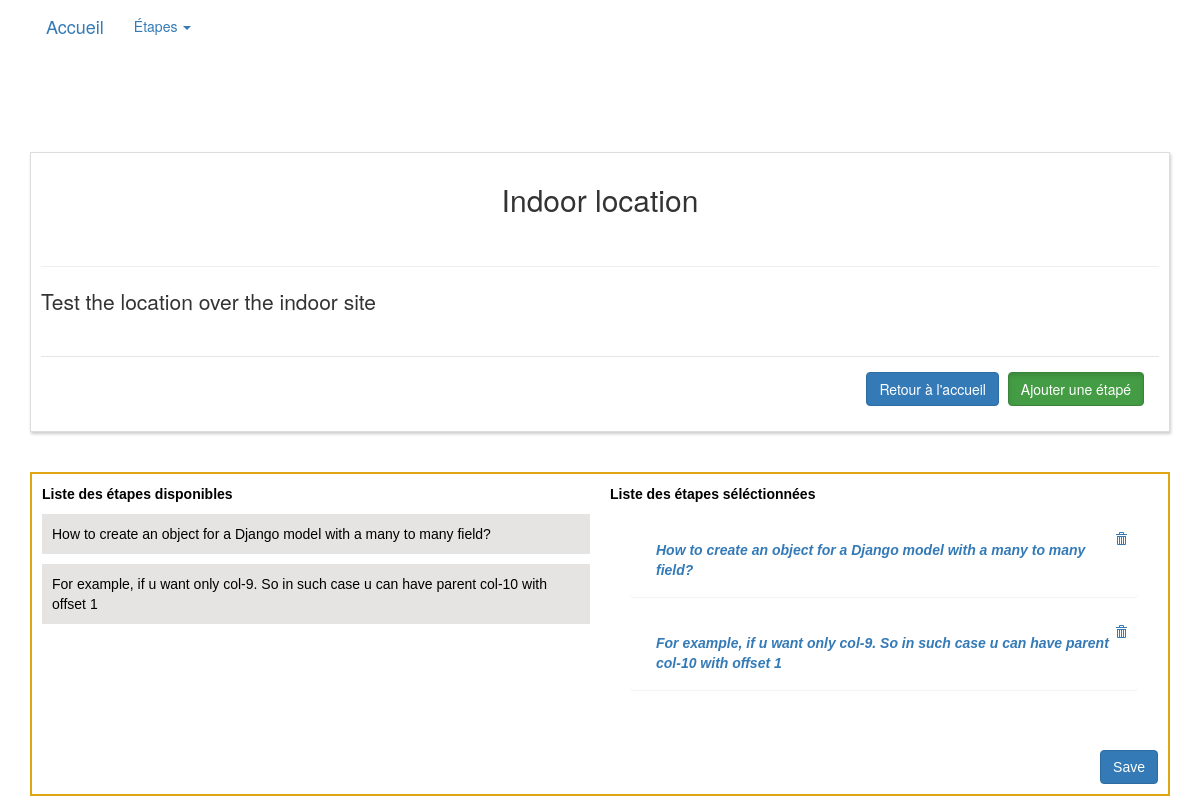
/test/2/, run on the app's committed database.
### noregtests/models.py (models this page shows, shortened)
class NonRegTest(models.Model):
	title = models.CharField(max_length=350)
	description = models.CharField(max_length=350)
	complete = models.BooleanField(default=False)
	steps = models.ManyToManyField(TestStep, related_name="noregtests")

class TestStep(models.Model):
	task = models.ForeignKey(Task, related_name='steps', on_delete=models.CASCADE)
	order = models.IntegerField(default=1)

class Task(models.Model):
	description = models.CharField(max_length=512)

### noregtests/views/tests.py (the view)
# urls.py: path('test/<int:test_id>/', tests.detail, name="test"),
def detail(request, test_id):
	record = NonRegTest
	try:
		test = NonRegTest.objects.get(id = test_id)
		steps = test.steps.all()
		return render(request, 'tests/detail.html', {'test': test, 'steps': steps})
	except Exception as e:
		print(f"Test doesn't exists {e.args}")
	return redirect(request.META['HTTP_REFERER'])

### templates/tests/detail.html (shortened to what this page needs)
{% extends "base.html" %}
{% load static %}
{% block content %}
<div class="mycard">
	<h2 class="text-center">{{ test.title }}</h2>
	<br/><hr/>
	<p class="lead">{{ test.description }}</p>
	<br/>
	<div class="modal-footer text-center">
		<a class="btn back btn-primary text-left" href="/" role="button">Retour à l'accueil</a>
		<button type="button" class="btn btn-success active text-right" data-toggle="modal" data-target="#add-teststep-modal">
           Ajouter une étapé
      	</button>
	</div>
</div>
  <br/>
  <br/>
<div class="example-parent">
	<div class="example-origin">
		Liste des étapes disponibles
		{% for step in steps %}
		<div id="draggable-{{ task.id }}" class="example-draggable drag" draggable="true">{{ step.task.description }}</div>
		{% endfor %}
	</div>
	<div class="example-dropzone">
		Liste des étapes séléctionnées
		<div id="dropzone">
			{% for step in test.steps.all %}
			<div class="panel drop-item">
			  <div class="panel-heading">
			      <a href="#" class="btn btn-xs btn-raised pull-right btn-xs remove">
			          <i class="glyphicon glyphicon-trash" aria-hidden="true"> </i>
			      </a>
			      <a href="#"><i aria-hidden="true">{{ step.task.description }} </i> </a>
			  </div>
			</div>
			{% endfor %}
		</div>
		<button class="btn btn-primary pull-right">Save</button>
	</div>
</div>
{% endblock content %}

### static/css/style.css (style rules this page uses)
.example-parent { border: 2px solid #DFA612; color: black; display: flex; font-family: sans-serif; font-weight: bold; }
.example-origin { flex-basis: 100%; flex-grow: 1; padding: 10px; }
.example-draggable { background-color: #E5E4E2; font-weight: normal; margin-bottom: 10px; margin-top: 10px; padding: 10px; }
.example-dropzone { flex-basis: 100%; flex-grow: 1; padding: 10px; }
#dropzone { padding: 20px; min-height: 100px; margin-bottom: 20px; z-index: 0; }
.active { outline: 1px solid red; }
.drop-item { cursor: pointer; margin-bottom: 10px; padding: 5px 10px; border-radius: 3px; border: 1px solid rgb(204, 204, 204); position: relative; }
.drop-item .remove { position: absolute; top: 4px; right: 4px; }

### templates/base.html (style rules this page uses)
html, body, .container-table { height: calc(100% - 50px); }
.mycard { background: #fff; border: 1px solid #ddd; box-shadow: 1px 2px 3px #ccc; padding: 10px; margin-top: 100px; }

### data on the page
NonRegTest: title "Indoor location", description "Test the location over the indoor site"
TestStep: task.description "How to create an object for a Django model with a many to many field?"
TestStep: task.description "For example, if u want only col-9. So in such case u can have parent col-10 with offset 1"
